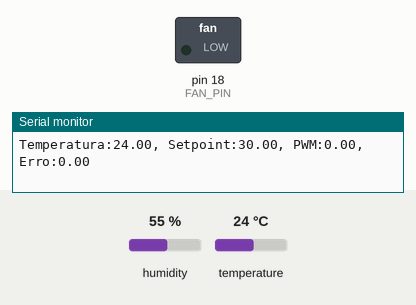
A sketch run on a simulated Arduino Uno, built with avr-gcc and run on an emulated ATmega328P. Parts: switched loads named in the sketch (green lamp = pin HIGH), the last lines printed to the serial monitor. The inputs (shaded band) are chosen by the test bench; at power-on: temperature 24 °C, humidity 55 %.

Above: at 4.8 s.
4.9 s: temperature set to 31 °C
8.9 s: temperature set to 34 °C
At 11.2 s:
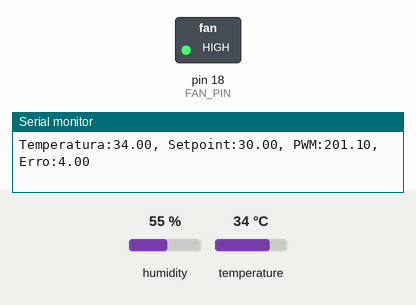
12.9 s: temperature set to 12 °C
At 13.5 s:
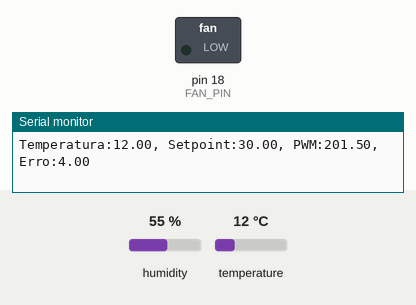
16.9 s: temperature set to 33 °C
At 20.4 s:
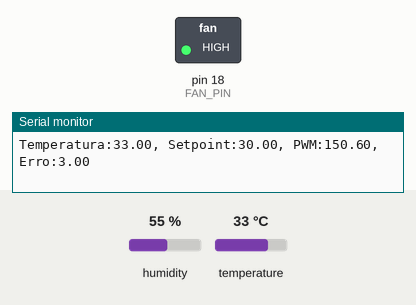
Timing chart, 0 to 21.9 s (numbered marks = the images above; inputs shaded):
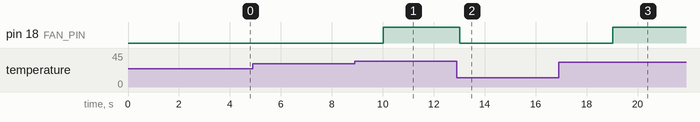

The sketch:

estufa_controlador_PID.ino
```cpp
// Biblioteca para comunicar com o sensor DHT11.
#include <DHT.h>

// Definição dos pinos
#define DHTPIN 4 // DHT11 ligado ao GPIO 4 do ESP
#define DHTTYPE DHT11 // Informa qual à biblioteca é o sensor utilizado
#define FAN_PIN 18 // Pino responsável pelo controle do cooler GPIO 18

DHT dht(DHTPIN, DHTTYPE); // Cria o objeto (dht) usado para acessar o sensor


// Parâmetros do PID
float SP = 30.0; // Setpoint

// Ganhos PID
// K = ganho
float Kp = 50.0; // Proporcional
float Ki = 0.1; // Integral
float Kd = 0.0; // Derivada

// Variáveis do PID
float erro = 0; // Erro em relação ao setpoint
float erroAnterior = 0; // Armazena o erro anterior

float integral = 0; // Acumula os erros ao longo do tempo
float derivada = 0; // Velocidade de mudança do erro

float saidaPID = 0; // Resultado final do controlador

// Controle de tempo
unsigned long ultimoTempo = 0; // Armazena o instante da ultima execução
float Ts = 1.0; // Tempo de amostragem entre cada calculo do PID

void setup()
{
    Serial.begin(115200); // Vizualizar dados no Serial

    dht.begin(); // Inicia o sensor

    pinMode(FAN_PIN, OUTPUT); // Define o cooler como saida

    ultimoTempo = millis(); // Guarda o tempo inicial
}

void loop()
{
    if (millis() - ultimoTempo >= 1000) // Controle de intervalo entre cada execução
    {
        ultimoTempo = millis(); // Reinicia a contagem

        float temperatura = dht.readTemperature(); // Lê a temperatura atual

        if (isnan(temperatura)) // Verifica erro na execução
            return; // Se não for um número válido (isnan) não executa o PID

        // Não liga o cooler enquanto estiver abaixo de SP
        if (temperatura <= SP)
        {
            analogWrite(FAN_PIN, 0);

            integral = 0;
            erroAnterior = 0;

            Serial.print("Temperatura:");
            Serial.print(temperatura);
            Serial.print(", ");
            Serial.print("Setpoint:");
            Serial.print(SP);
            Serial.print(", ");
            Serial.print("PWM:");
            Serial.print(saidaPID);
            Serial.print(", ");
            Serial.print("Erro:");
            Serial.println(erro);

            return;
        }

        // Erro
        erro = temperatura - SP; // calcula o erro

        // Integral
        integral += erro * Ts; // Acumula o erro
        integral = constrain(integral, -100, 100); // Limita a integral para não crescer indefinidamente

        // Derivativo
        derivada = (erro - erroAnterior) / Ts; // Calcula a velocidade da mudança do erro

        // PID
        // Calcula o PID
        saidaPID = (Kp * erro) + (Ki * integral) + (Kd * derivada);

        erroAnterior = erro; // Armazena o erro atual para a proxima execução

        // Limita a ação do cooler
        if (saidaPID > 0)
        {
            saidaPID = constrain(saidaPID, 60, 255);
        }

        // Aplica PWM
        analogWrite(FAN_PIN, (int)saidaPID); // Envia o PWM ao cooler

        // Dados para o Plotter Serial
        Serial.print("Temperatura:");
        Serial.print(temperatura);
        Serial.print(", ");
        Serial.print("Setpoint:");
        Serial.print(SP);
        Serial.print(", ");
        Serial.print("PWM:");
        Serial.print(saidaPID);
        Serial.print(", ");
        Serial.print("Erro:");
        Serial.println(erro);
    }
}
```

Measured:
- the behaviour switches between 32 and 33 °C on temperature (found by bisection; images 0 and 1)
- after the input at 8.9 s, pin 18 (FAN_PIN): LOW → HIGH after 1.1 s
- after the input at 12.9 s, pin 18 (FAN_PIN): HIGH → LOW after 0.12 s
- after the input at 16.9 s, pin 18 (FAN_PIN): LOW → HIGH after 2.1 s
